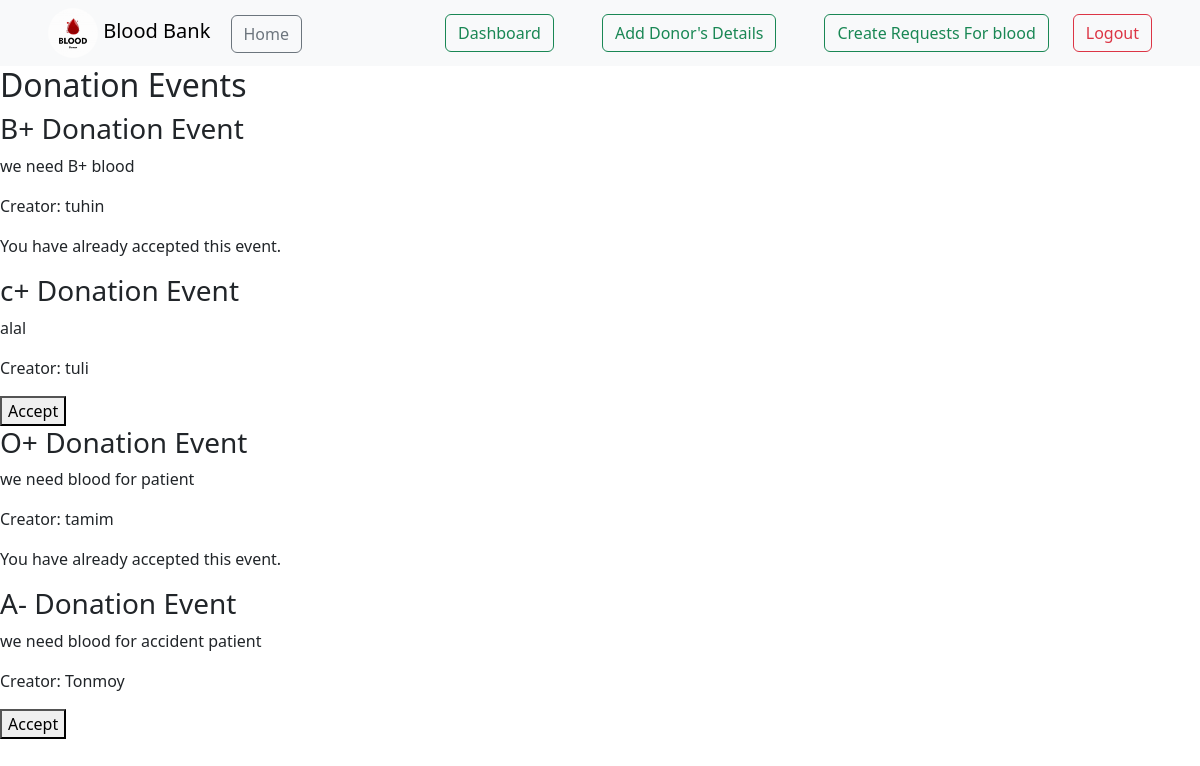
The page /blood/events/ (signed in) on the database as committed earlier.
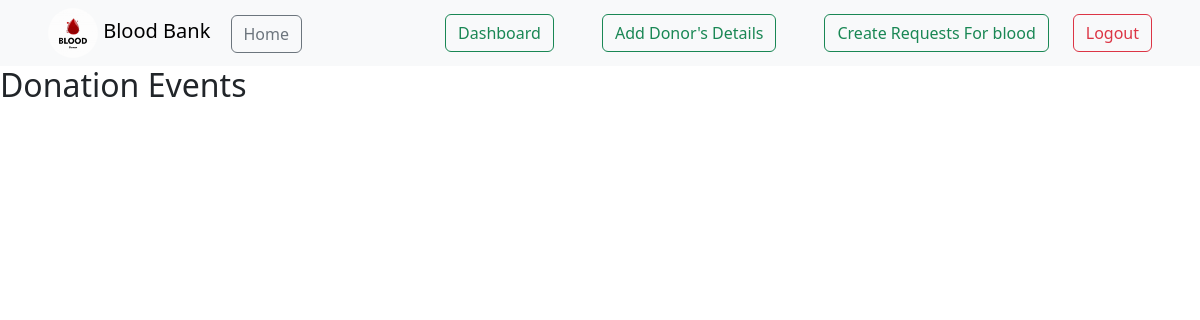
The same page on the database as committed later.
### blood/models.py (models this page shows)
class DonationEvent(models.Model):
    creator = models.ForeignKey(User, on_delete=models.CASCADE, related_name='created_events')
    bloodgroup = models.CharField(max_length=5, null=True, blank=True, choices=[('O+', 'O+'), ('O-', 'O-'), ('A+', 'A+'), ('A-', 'A-'), ('B+', 'B+'), ('B-', 'B-'), ('AB+', 'AB+'), ('AB-', 'AB-')])
    details = models.TextField(null=True, blank=True)
    acceptors = models.ManyToManyField(User, related_name='accepted_events', blank=True)
    is_get_blood= models.BooleanField(default=False, blank=True)

### blood/views.py (the view)
# urls.py: path('events/', donation_event_list, name='donation_event_list'),
@login_required
def donation_event_list(request):
    events = DonationEvent.objects.exclude(creator=request.user)
    return render(request, 'donation_event_list.html', {'events': events})

### blood/templates/donation_event_list.html (shortened to what this page needs)
{% extends 'base.html' %} {% block content %}
<h2>Donation Events</h2>
{% for event in events %}
<div>
  <h3>{{ event.bloodgroup }} Donation Event</h3>
  <p>{{ event.details }}</p>
  <p>Creator: {{ event.creator.username }}</p>
  {% if not request.user in event.acceptors.all %}
  <form method="post" action="{% url 'accept_donation_event' event.id %}">
    <button type="submit">Accept</button>
  </form>
  {% else %}
  <p>You have already accepted this event.</p>
  {% endif %}
</div>
{% endfor %} {% endblock %}

Rows that differ between the two databases and show on the page:
removed DonationEvent: bloodgroup "B+", details "we need B+ blood", creator.username "tuhin", shows "You have already accepted this event."
removed DonationEvent: bloodgroup "c+", details "alal", creator.username "tuli", shows "Accept"
removed DonationEvent: bloodgroup "O+", details "we need blood for patient", creator.username "tamim", shows "You have already accepted this event."
removed DonationEvent: bloodgroup "A-", details "we need blood for accident patient", creator.username "Tonmoy", shows "Accept"
